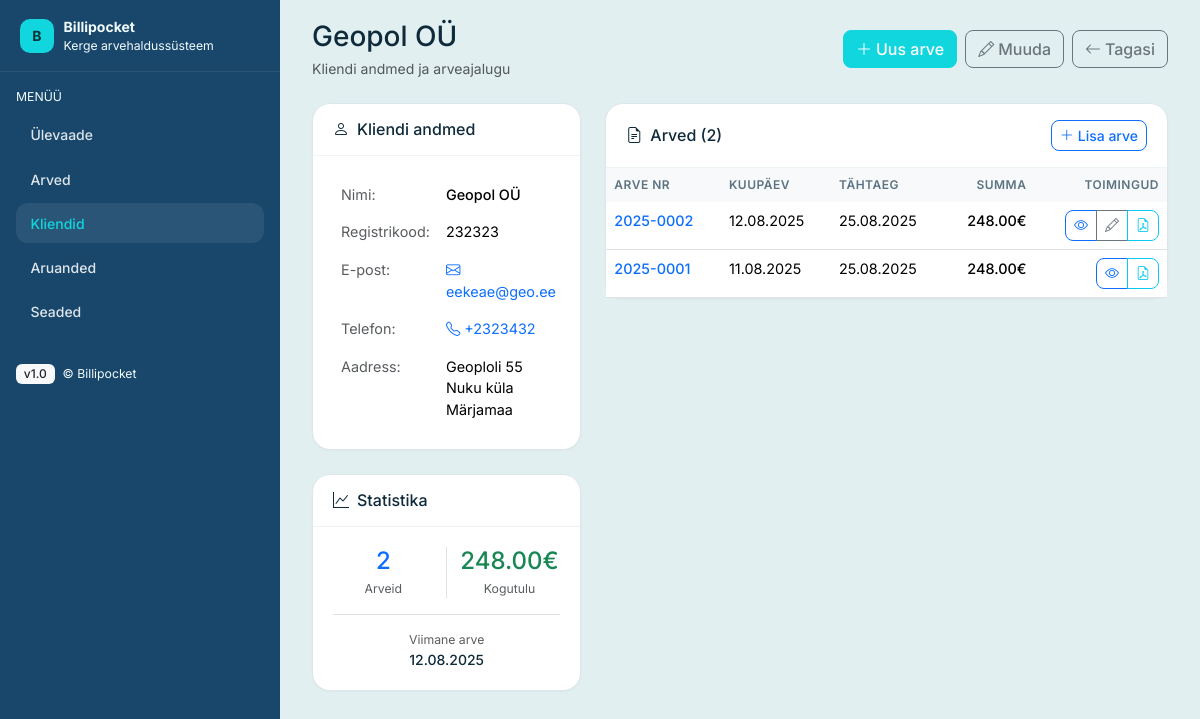
The app's page /clients/2 with its own data.
### app/models.py (models this page shows, shortened)
class Client(db.Model):
    __tablename__ = 'clients'
    id = db.Column(db.Integer, primary_key=True)
    name = db.Column(db.String(200), nullable=False)
    registry_code = db.Column(db.String(20), nullable=True)
    email = db.Column(db.String(120), nullable=True)
    phone = db.Column(db.String(20), nullable=True)
    address = db.Column(db.Text, nullable=True)
    created_at = db.Column(db.DateTime, default=datetime.utcnow)
    invoices = db.relationship('Invoice', backref='client', lazy=True, cascade='all, delete-orphan')
    @property
    def invoice_count(self):
        return len(self.invoices)
    @property
    def last_invoice_date(self):
        if self.invoices:
            return max(invoice.date for invoice in self.invoices)
        return None
    @property
    def total_revenue(self):
        return sum(invoice.total for invoice in self.invoices if invoice.status != 'mustand')

class Invoice(db.Model):
    __tablename__ = 'invoices'
    id = db.Column(db.Integer, primary_key=True)
    number = db.Column(db.String(20), nullable=False, unique=True)
    client_id = db.Column(db.Integer, db.ForeignKey('clients.id'), nullable=False)
    date = db.Column(db.Date, nullable=False, default=date.today)
    due_date = db.Column(db.Date, nullable=False)
    subtotal = db.Column(db.Numeric(10, 2), nullable=False, default=0)
    vat_rate_id = db.Column(db.Integer, db.ForeignKey('vat_rates.id'), nullable=True)  # Reference to VatRate
    vat_rate = db.Column(db.Numeric(5, 2), nullable=False, default=24)  # Keep for backward compatibility
    total = db.Column(db.Numeric(10, 2), nullable=False, default=0)
    status = db.Column(db.String(20), nullable=False, default='mustand')  # mustand, saadetud, makstud, tähtaeg ületatud
    created_at = db.Column(db.DateTime, default=datetime.utcnow)
    updated_at = db.Column(db.DateTime, default=datetime.utcnow, onupdate=datetime.utcnow)
    lines = db.relationship('InvoiceLine', backref='invoice', lazy=True, cascade='all, delete-orphan')
    __table_args__ = (
        db.CheckConstraint('subtotal >= 0', name='check_subtotal_positive'),
        db.CheckConstraint('total >= 0', name='check_total_positive'),
        db.CheckConstraint('vat_rate >= 0', name='check_vat_rate_positive'),
        db.CheckConstraint("status IN ('mustand', 'saadetud', 'makstud', 'tähtaeg ületatud')", name='check_status_valid'),
    )
    @property
    def is_overdue(self):
        return self.due_date < date.today() and self.status in ['saadetud']

### app/routes/clients.py (the view)
@clients_bp.route('/clients/<int:client_id>')
def view_client(client_id):
    client = Client.query.get_or_404(client_id)
    invoices = Invoice.query.filter_by(client_id=client_id).order_by(Invoice.date.desc()).all()
    return render_template('client_detail.html', client=client, invoices=invoices)

### templates/client_detail.html (shortened to what this page needs)
{% extends 'layout.html' %}
{% block extra_css %}
<link rel="stylesheet" href="https://cdn.jsdelivr.net/npm/bootstrap-icons@1.11.3/font/bootstrap-icons.css">
{% endblock %}
{% block content %}
<section id="client-detail" class="mb-4">
  <div class="d-flex justify-content-between align-items-center mb-4">
    <div>
      <h1 class="h3 mb-1">{{ client.name }}</h1>
      <p class="text-muted mb-0">Kliendi andmed ja arveajalugu</p>
    </div>
    <div class="d-flex gap-2">
      <a href="{{ url_for('invoices.new_invoice') }}?client_id={{ client.id }}" class="btn btn-primary">
        <i class="bi bi-plus-lg me-1"></i>Uus arve
      </a>
      <a href="{{ url_for('clients.edit_client', client_id=client.id) }}" class="btn btn-outline-secondary">
        <i class="bi bi-pencil me-1"></i>Muuda
      </a>
      <a href="{{ url_for('clients.clients') }}" class="btn btn-outline-secondary">
        <i class="bi bi-arrow-left me-1"></i>Tagasi
      </a>
    </div>
  </div>
  <div class="row">
    <div class="col-lg-4">
      <div class="bp-card mb-4">
        <div class="bp-card-header">
          <h2 class="h6 m-0">
            <i class="bi bi-person me-2"></i>Kliendi andmed
          </h2>
        </div>
        <div class="bp-card-body">
          <table class="table table-borderless mb-0">
            <tbody>
              <tr>
                <td class="text-muted">Nimi:</td>
                <td class="fw-medium">{{ client.name }}</td>
              </tr>
              {% if client.registry_code %}
              <tr>
                <td class="text-muted">Registrikood:</td>
                <td>{{ client.registry_code }}</td>
              </tr>
              {% endif %}
              {% if client.email %}
              <tr>
                <td class="text-muted">E-post:</td>
                <td>
                  <a href="mailto:{{ client.email }}" class="text-decoration-none">
                    <i class="bi bi-envelope me-1"></i>{{ client.email }}
                  </a>
                </td>
              </tr>
              {% endif %}
              {% if client.phone %}
              <tr>
                <td class="text-muted">Telefon:</td>
                <td>
                  <a href="tel:{{ client.phone }}" class="text-decoration-none">
                    <i class="bi bi-telephone me-1"></i>{{ client.phone }}
                  </a>
                </td>
              </tr>
              {% endif %}
              {% if client.address %}
              <tr>
                <td class="text-muted">Aadress:</td>
                <td>{{ client.address | replace('\n', '<br>') | safe }}</td>
              </tr>
              {% endif %}
            </tbody>
          </table>
        </div>
      </div>
      <div class="bp-card">
        <div class="bp-card-header">
          <h3 class="h6 m-0">
            <i class="bi bi-graph-up me-2"></i>Statistika
          </h3>
        </div>
        <div class="bp-card-body">
          <div class="row text-center">
            <div class="col-6 border-end">
              <div class="h4 mb-1 text-primary">{{ client.invoice_count }}</div>
              <div class="small text-muted">Arveid</div>
            </div>
            <div class="col-6">
              <div class="h4 mb-1 text-success">{{ "%.2f"|format(client.total_revenue) }}€</div>
              <div class="small text-muted">Kogutulu</div>
            </div>
          </div>
          {% if client.last_invoice_date %}
          <div class="text-center mt-3 pt-3 border-top">
            <div class="small text-muted">Viimane arve</div>
            <div class="fw-medium">{{ client.last_invoice_date.strftime('%d.%m.%Y') }}</div>
          </div>
          {% endif %}
        </div>
      </div>
    </div>
    <div class="col-lg-8">
      <div class="bp-card">
        <div class="bp-card-header d-flex justify-content-between align-items-center">
          <h3 class="h6 m-0">
            <i class="bi bi-file-earmark-text me-2"></i>Arved ({{ invoices|length }})
          </h3>
          <a href="{{ url_for('invoices.new_invoice') }}?client_id={{ client.id }}" class="btn btn-outline-primary btn-sm">
            <i class="bi bi-plus-lg me-1"></i>Lisa arve
          </a>
        </div>
        <div class="bp-card-body p-0">
          {% if invoices %}
          <div class="table-responsive">
            <table class="table table-hover mb-0">
              <thead class="table-light">
                <tr>
                  <th class="border-0">Arve nr</th>
                  <th class="border-0">Kuupäev</th>
                  <th class="border-0">Tähtaeg</th>
                  <th class="border-0 text-end">Summa</th>
                  <th class="border-0 text-end">Toimingud</th>
                </tr>
              </thead>
              <tbody>
                {% for invoice in invoices %}
                <tr>
                  <td>
                    <a href="{{ url_for('invoices.view_invoice', invoice_invoice_id=invoice.id) }}"
                       class="text-decoration-none fw-medium">
                      {{ invoice.number }}
                    </a>
                  </td>
                  <td>{{ invoice.date.strftime('%d.%m.%Y') }}</td>
                  <td>
                    <span class="{% if invoice.is_overdue %}text-danger{% endif %}">
                      {{ invoice.due_date.strftime('%d.%m.%Y') }}
                    </span>
                  </td>
                  <td class="text-end">
                    <span class="fw-medium">{{ "%.2f"|format(invoice.total) }}€</span>
                  </td>
                  <td class="text-end">
                    <div class="btn-group btn-group-sm" role="group">
                      <a href="{{ url_for('invoices.view_invoice', invoice_invoice_id=invoice.id) }}"
                         class="btn btn-outline-primary"
                         title="Vaata arvet">
                        <i class="bi bi-eye"></i>
                      </a>
                      {% if invoice.status != 'makstud' %}
                      <a href="{{ url_for('invoices.edit_invoice', invoice_id=invoice.id) }}"
                         class="btn btn-outline-secondary"
                         title="Muuda arvet">
                        <i class="bi bi-pencil"></i>
                      </a>
                      {% endif %}
                      <a href="{{ url_for('pdf.invoice_pdf', id=invoice.id, template='standard') }}"
                         class="btn btn-outline-info"
                         target="_blank"
                         title="PDF">
                        <i class="bi bi-file-earmark-pdf"></i>
                      </a>
                    </div>
                  </td>
                </tr>
                {% endfor %}
              </tbody>
            </table>
          </div>
          {% endif %}
        </div>
      </div>
    </div>
  </div>
</section>
{% endblock %}

### static/css/billipocket.css (style rules this page uses)
:root { --bp-bg: #e1eff0; --bp-surface: #ffffff; --bp-primary: #11D6DE; --bp-primary-600: #0fb9c0; --bp-primary-700: #0da0a6; --bp-ink: #0f2a3a; --bp-muted: #5c7382; --bp-sidebar: #18476b; --bp-sidebar-contrast: #f2fbfc; --bp-success: #198754; --bp-warning: #ffc107; --bp-danger: #dc3545; --bp-info: #0dcaf0; --bp-light: #f8f9fa; --bp-dark: #212529; }
html, body { height: 100%; }
body { font-family: Inter, system-ui, -apple-system, "Segoe UI", Roboto, Helvetica, Arial, sans-serif; background: var(--bp-bg); color: var(--bp-ink); font-size: 14px; line-height: 1.5; }
.bp-card { background: var(--bp-surface); border: 1px solid #dde6ea; border-radius: 18px; box-shadow: 0 1px 2px rgba(12, 38, 52, 0.03); transition: box-shadow 0.2s ease; }
.bp-card-header { padding: 1rem 1.25rem; border-bottom: 1px solid #eef4f6; background: rgba(var(--bp-primary), 0.02); }
.bp-card-body { padding: 1.25rem; }
.btn { border-radius: 8px; font-weight: 500; transition: all 0.2s ease; }
.btn-primary { background: var(--bp-primary); border-color: var(--bp-primary); }
.table { font-size: 0.9rem; }
.table th { font-weight: 600; color: var(--bp-muted); text-transform: uppercase; font-size: 0.75rem; letter-spacing: 0.5px; }

### records on screen
Client: name "Geopol OÜ", registry_code "232323", email "eekeae@geo.ee", phone "+2323432", address "Geoploli 55 Nuku küla Märjamaa"
Invoice: total_revenue "248.00", last_invoice_date "12.08.2025", number "2025-0001", date "11.08.2025", due_date "25.08.2025", total "248.00"
Invoice: number "2025-0002", date "12.08.2025", due_date "25.08.2025", total "248.00"

### other values on screen
{{ client.invoice_count }} "2"
{{ invoices|length }} "2"
